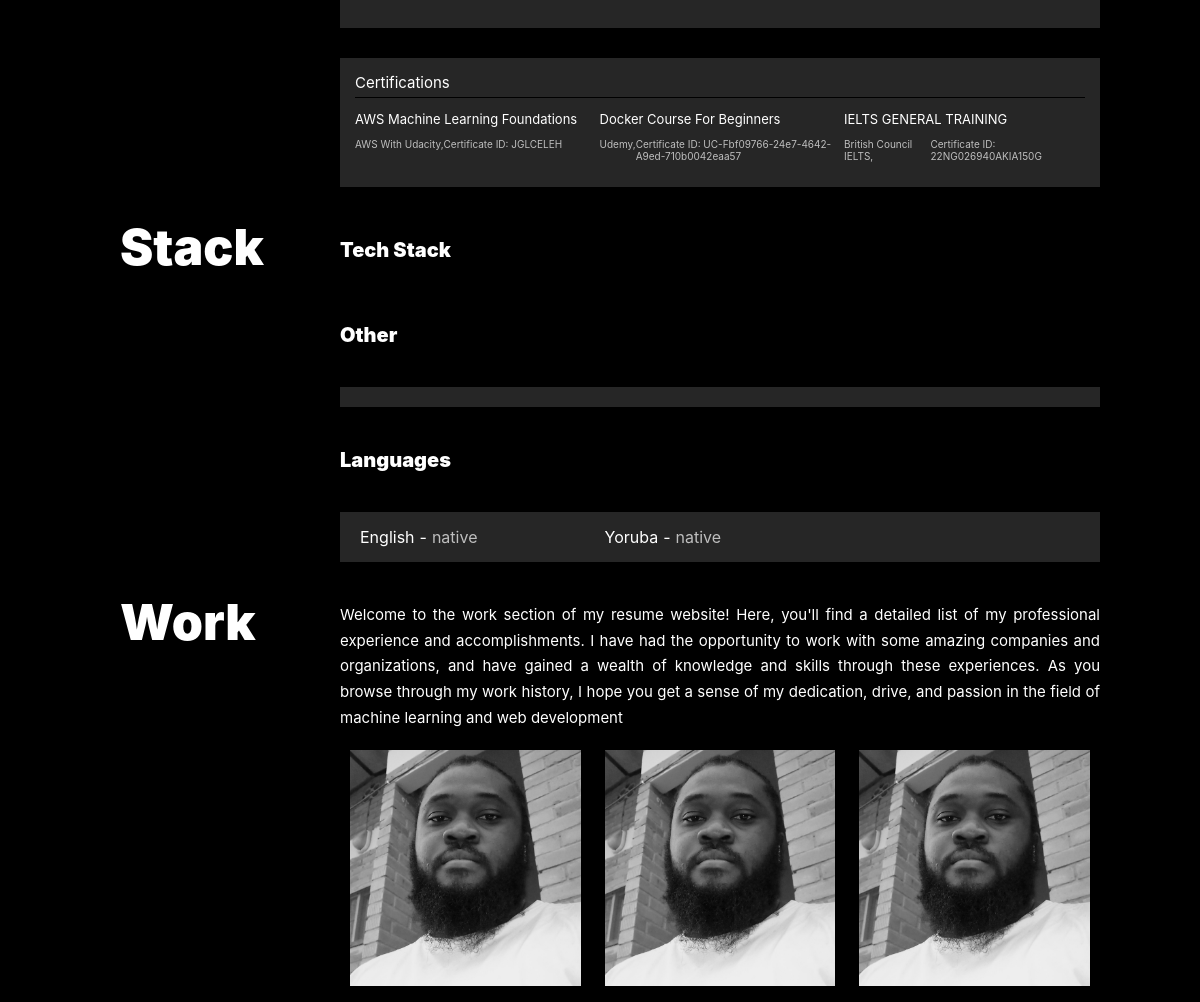
The page /index (middle part) on the database as committed earlier.
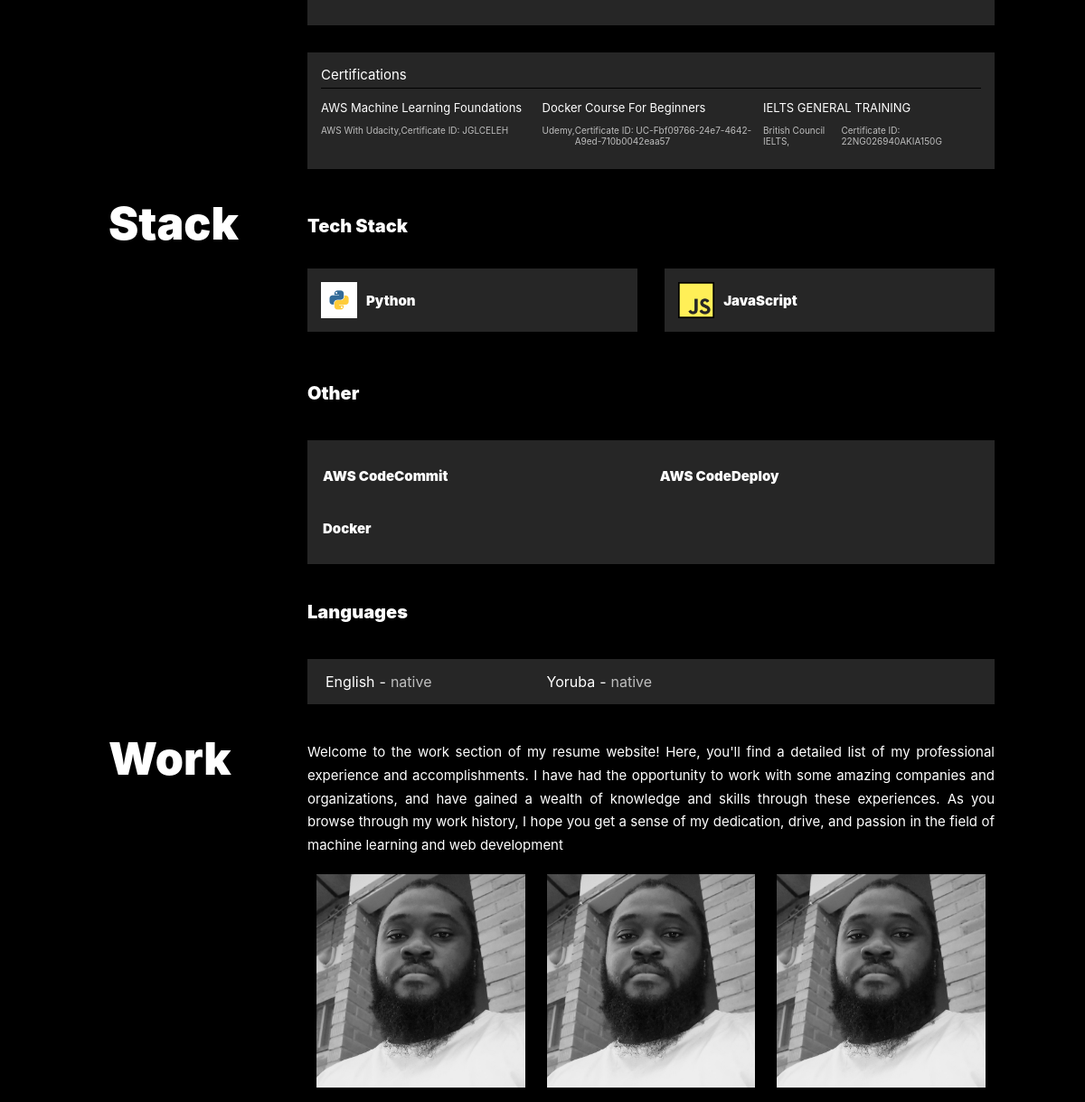
The same page on the database as committed later.
### app/model.py (models this page shows, shortened)
class Certifications(db.Model):
    __tablename__ = "certifications"
    id = Column(Integer, primary_key=True)
    Certificate_uid = Column(String, nullable=False, unique=True)
    Certificate_id = Column(String, nullable=False, unique=True)
    Certificate_name = Column(String, nullable=False)
    Certificate_issuer = Column(String, nullable=False)
    Certificate_image = Column(String, nullable=False)
    def dict(self):
        return{
            "uid":self.Certificate_uid,
            "id":self.Certificate_id,
            "name":self.Certificate_name,
            "issuer":self.Certificate_issuer,
            "image":self.Certificate_image.split("/")[-1]
        }
    @staticmethod
    def fetch_certificates():
        try:
            certificates = db.session.query(Certifications).all()
            if certificates != []:
                certificates = [certificate.dict() for certificate in certificates]
                return{"message":certificates,"status":"success"}
            else:
                return{"message":"No certificates","status":"warning"}
        except Exception as e:
            logger.exception(e)
            return{"message":"Failed to fetch certificates","status":"failed"}

class Resume(db.Model):
    __tablename__ = "resume"
    id = Column(Integer, primary_key=True)
    Hero_content = Column(Text, nullable=False)
    About_content = Column(Text, nullable=False)
    Email = Column(String, nullable=False)
    twitter = Column(String, nullable=False)
    github = Column(String, nullable=False)
    linkedin = Column(String, nullable=False)
    Work_content = Column(Text, nullable=False)
    def dict(self):
        return{
            "hero_content":self.Hero_content,
            "about_content":self.About_content,
            "email":self.Email,
            "twitter":self.twitter,
            "github":self.github,
            'linkedin':self.linkedin,
            "work_content":self.Work_content
        }
    @staticmethod
    def fetch_resume():
        try:
            resumes = db.session.query(Resume).all()
            return{
                "message":{
                    "dict":[resume.dict() for resume in resumes],
                    "object":resumes
                    },
                "status":"success"
                }
        except Exception as e:
            logger.exception(e)
            return {"message":"failed to fetch resume","status":"failed"}

class Skills(db.Model):
    __tablename__ = "skills"
    id = Column(Integer, primary_key=True)
    Skill_uid = Column(String, nullable=False, unique=True)
    Skill_name = Column(String, nullable=False)
    Skill_icon = Column(String, nullable=False)
    def dict(self):
        return{
            "id":self.Skill_uid,
            "name":self.Skill_name,
            "icon":self.Skill_icon.split("/")[-1] if self.Skill_icon != "Not Available" else None
        }
    @staticmethod
    def fetch_skills():
        try:
            icon_skills = db.session.query(Skills).filter(Skills.Skill_icon != "Not Available").all()
            no_icon_skills = db.session.query(Skills).filter(Skills.Skill_icon == "Not Available").all()
            all_skills = {
                "icon_skills":[icon_skill.dict() for icon_skill in icon_skills],
                "no_icon_skills":[skill.dict() for skill in no_icon_skills]
            }
            response = {
                "message":all_skills,
                "status":"success"
            }
            return response
        except Exception as e:
            logger.exception(e)
            return{"message":"Failed to fetch skills","status":"failed"}

### app/routes.py (the view)
@app.route('/')
@app.route("/home")
@app.route("/index")
def index():
    print(Skills.fetch_skills())
    return render_template(
        "resume.html",
        content = {
            "page_title":"My Resume Blog",
            "resume":Resume.fetch_resume(),
            "education_history":Education.fetch_records()["message"]["dict"],
            "roles":Roles.fetch_roles()["message"],
            "certificates":Certifications.fetch_certificates()["message"],
            "stack":Skills.fetch_skills()["message"]
            }
        )

### app/__init__.py (called while the page is built)
def configure_database(app):
    @app.before_first_request
    def initialize_database():
        db.create_all()
    @app.teardown_request
    def shutdown_session(exception=None):
        db.session.remove()

### app/model.py (called while the page is built)
    def dict(self):
        return {
            "id": self.record_id,
            "start_year":int(self.Start_year.year),
            "end_year": int(self.End_year.year),
            "Instituition":self.Instituition,
            "Location":self.Location,
            "Qualification":self.Qualification
        }

    @staticmethod
    def fetch_records():
        try:
            records = db.session.query(Education).order_by(Education.id).all()
            if records == None:
                return{
                    "message":"No records found",
                    "status":"warning"
                }
            records = [record.dict() for record in records]
            return {
                "message":{"dict":records},
                "status":"success"
            }
        except Exception as e:
            logger.exception(e)
            return {
                "message":"failed to fetch education records",
                "status":"failed"
            }

    def dict(self):
        return{
            "company_name":self.Company_name,
            "company_url":self.Company_url,
            "company_uuid":self.Company_uuid
        }

    @staticmethod
    def get_company_by_id(company_id):
        try:
            company = db.session.query(
                Company).filter(Company.Company_uuid == company_id).first()
            return {
                "message":{
                    "dict":company.dict(),
                    "object":company
                    },
                "status":"success"
                }
        except Exception as e:
            logger.exception(e)
            return {
                "message":"Failed to fetch company",
                "status":"failed"
                }

    def get_company_name(self):
        response = Company.get_company_by_id(self.Company_uid)
        company_name = response["message"]["dict"]["company_name"]
        return company_name

    def dict(self):
        return{
            "id": self.Role_id,
            "start_year": self.Start_year,
            "end_year": self.End_year,
            "role_name": self.Role_name,
            "role_description": self.Role_description,
            "company_name": self.get_company_name()
        }

### app/blog/templates/resume.html (shortened to what this page needs)
{% extends 'base.html' %}
{% block css %}
    <link rel="stylesheet" href="/blog{{ url_for('static', filename='css/resume.css') }}">
{% endblock %}
{% block content %}
        <div class="resume">
            <div class="about" id="about">
                <div class="about_big">
                </div>
                <div class="about_content">
                    <div class="about_experience">
                    </div>
                    <div class="about_certifications">
                        <div class="certifications" id="certifications">
                            Certifications
                        </div>
                        <div class="certification_items">
                            {% for certificate in content["certificates"] %}
                                <div class="certificate">
                                    <a href="/blog/static/images/certificates/{{certificate['image']}}" class="certificate_name">
                                        {{certificate["name"]}}
                                        <div class="certificate_details">
                                            <div class="certificate_issuer">
                                                {{certificate["issuer"]}},
                                            </div>
                                            <div class="certificate_id">
                                                Certificate ID: {{certificate["id"]}}
                                            </div>
                                        </div>
                                    </a>
                                </div>
                            {% endfor %}
                        </div>
                    </div>
                </div>
            </div>
            <div class="stack" id="stack">
                <div class="stack_big">
                    Stack
                </div>
                <div class="stack_content">
                    <div class="tech_stack">
                            Tech Stack
                    </div>
                    <div class="stack_items">
                        {% for icon_stack in content["stack"]["icon_skills"] %}
                        <div class="stack_item">
                            <div class="stack_image">
                                <img src="/blog/static/images/stack_icons/{{icon_stack['icon']}}" alt="">
                            </div>
                            <div class="stack_name">
                                <p>
                                    {{icon_stack["name"]}}
                                </p>
                            </div>
                        </div>
                        {% endfor %}
                    </div>
                    <div class="other">
                        Other
                    </div>
                    <div class="stack_no_image">
                        <table>
                            {% for i in range(0,content["stack"]["no_icon_skills"]|length,2): %}
                                {% set items = content["stack"]["no_icon_skills"][i:i+2]%}
                                <tr>
                                    {% for item in items: %}
                                        <td>{{item["name"]}}</td>
                                    {% endfor %}
                                </tr>
                            {% endfor %}
                        </table>
                    </div>
                    <div class="languages">
                        Languages
                    </div>
                    <div class="language_list">
                        <div class="language">
                            <div class="language_name">
                                English
                            </div>
                             -
                            <div class="language_fluency">
                                native
                            </div>
                        </div>
                        <div class="language">
                            <div class="language_name">
                                Yoruba
                            </div>
                             -
                            <div class="language_fluency">
                                native
                            </div>
                        </div>
                    </div>
                </div>
            </div>
            <div class="work" id="work">
                <div class="work_big">
                    Work
                </div>
                <div class="work_content">
                    <div class="work_intro">
                        {{content["resume"]["message"]["dict"][0]["work_content"]}}
                    </div>
                    <div class="work_projects">
                        <div class="work_project">
                            <div class="project_image">
                                <img src="/blog{{url_for('static', filename='images/my_image.jpg')}}" alt="">
                            </div>
                        </div>
                        <div class="work_project">
                            <div class="project_image">
                                <img src="/blog{{url_for('static', filename='images/my_image.jpg')}}" alt="">
                            </div>
                        </div>
                        <div class="work_project">
                            <div class="project_image">
                                <img src="/blog{{url_for('static', filename='images/my_image.jpg')}}" alt="">
                            </div>
                        </div>
                    </div>
                </div>
            </div>
        </div>
{% endblock %}

### app/blog/templates/base.html (shortened to what this page needs)
<!DOCTYPE html>
<html lang="eng">
    <head>
        <link rel="stylesheet" href="https://maxst.icons8.com/vue-static/landings/line-awesome/line-awesome/1.3.0/css/line-awesome.min.css">
		<link rel="stylesheet" href="/blog{{ url_for('static', filename='css/base.css') }}">
        <link rel="stylesheet" href="/blog{{ url_for('static', filename='css/navigation.css') }}">
        {% block css %}
        {% endblock %}
    </head>
    <body>
        {% block content %}
        {% endblock %}
    </body>
</html>

### app/blog/static/css/resume.css (style rules this page uses)
* { background-color: black; }
.resume { width: 100%; min-height: 100vh; color: #fff; padding: 30px 100px; }
.about, .stack, .work { display: flex; flex-direction: row; flex-wrap: nowrap; }
.about_big, .stack_big, .work_big { margin: 0 20px; font-size: 50px; font-weight: 900; min-width: 200px; }
.about_content, .stack_content, .work_content { width: 100%; }
.about_education, .about_experience, .about_certifications { text-transform: capitalize; margin: 30px 0; background-color: rgb(38, 38, 38); padding: 15px; min-width: 100%; }
.education, .experience, .certifications { background-color: rgb(38, 38, 38); margin-bottom: 5px; font-size: 15px; }
.certification_items, .certificate, .certification_name, .certificate_details, .certificate_name, .certificate_details, .certificate_issuer, .certificate_id { background-color: inherit; }
.certification_items { border-top: 1px solid black; }
.certificate { margin-top: 10px; }
.certification_items { display: grid; grid-template-columns: 33% 33% 33%; gap: 0.5%; }
.certificate a { text-decoration: none; color: white; font-size: 13px; }
.certificate_details { display: flex; flex-direction: row; font-size: 10px; opacity: 0.7; margin: 10px 0 10px 0; }
.tech_stack, .other, .languages { display: flex; font-size: 20px; font-weight: 900; height: 65px; align-items: center; }
.other, .languages { margin: 20px 0; }
.stack_item, .stack_image, .stack_name, .stack_name p { background-color: rgb(38, 38, 38); text-transform: capitalize; }
.stack_items { display: grid; grid-template-columns: 20% 20% 20% 20%; gap: 5%; }
.stack_item { width: 100%; padding: 5px; display: flex; flex-direction: row; flex-wrap: nowrap; margin: 15px 0; }
.stack_image { width: 40px; height: 40px; margin: 10px; }
.stack_image img { width: 40px; height: 40px; }
.stack_name { display: flex; align-items: center; padding: 10px 0; font-size: 15px; font-weight: 900; }
.stack_name p { width: 100%; }
.stack_no_image, table, tr, td { background-color: rgb(38, 38, 38); }
table { width: 100%; padding: 10px 15px }
td { line-height: 1.6rem; padding: 15px 0; font-size: 15px; font-weight: 900; }
.language_list, .language, .language_name, .language_fluency { background-color: rgb(38, 38, 38); }
.language_list { display: grid; grid-template-columns: 33% 33% 33%; gap: 0.5%; padding: 15px; margin-bottom: 30px; }
.language { display: flex; flex-direction: row; }
.language_name, .language_fluency { margin: 0 5px; }
.language_fluency { opacity: 0.7; }
.work_intro { font-size: 15px; line-height: 1.6rem; text-align: justify; margin: 10px 0; max-width: 100%; }
.work_projects { display: grid; grid-template-columns: 33% 33% 33%; gap: 0.5%; }
.work_project { position: relative; width: 100%; padding: 10px; }
.project_image { display: block; width: 100%; }
.project_image img { width: 100%; height: 100%; }
@media only screen and (max-width:1200px) { .stack_items { grid-template-columns: 48% 48%; gap: 4%; } }

### app/blog/templates/base.html (style rules this page uses)
* { padding: 0; margin: 0; box-sizing: border-box; text-decoration: none; font-family: "PlusJakartaDisplayLight",-apple-system, BlinkMacSystemFont, "Segoe UI", Roboto, "Helvetica Neue", Arial, sans-serif; }

Rows that differ between the two databases and show on the page:
added Skills: shows a picture, name "Python"
added Skills: shows a picture, name "JavaScript"
added Skills: name "AWS CodeCommit"
added Skills: name "AWS CodeDeploy"
added Skills: name "Docker"
